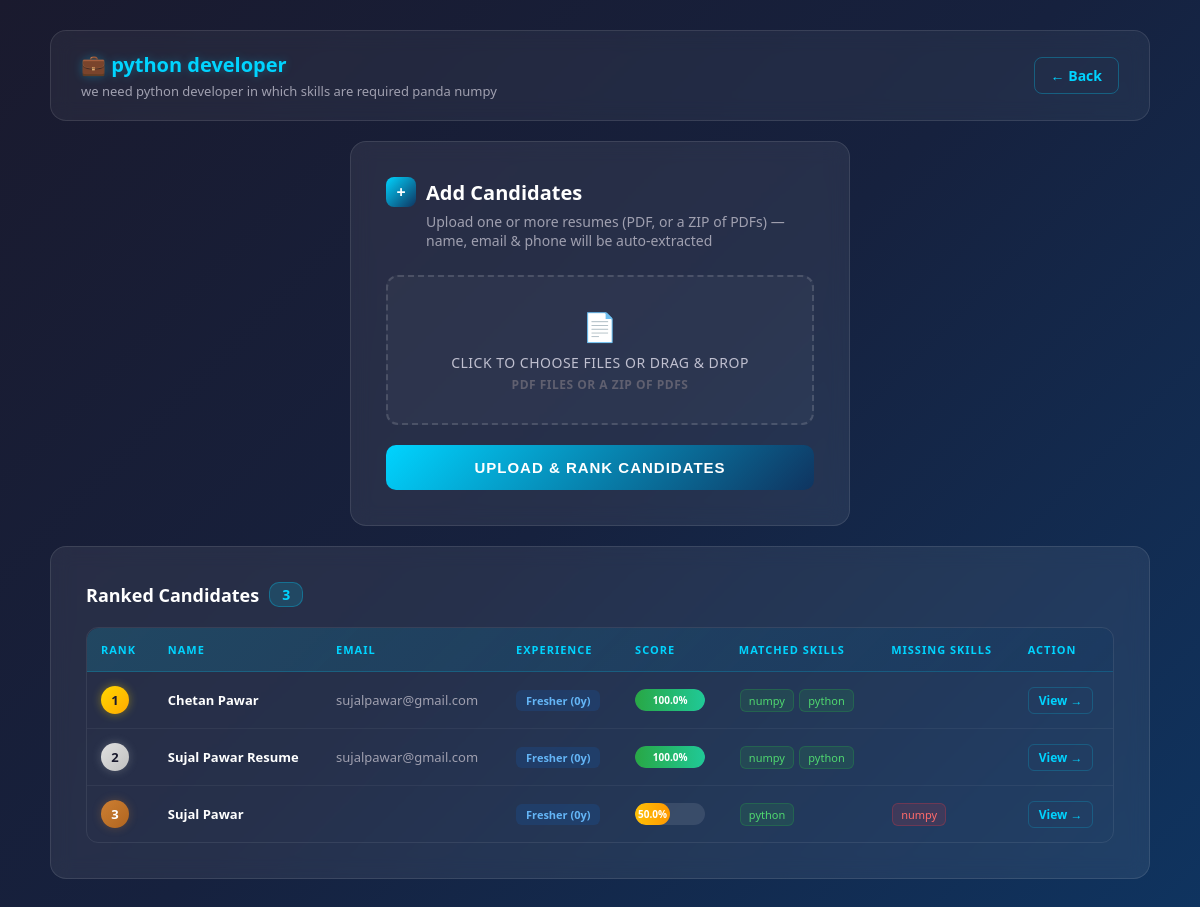
/job/51/candidates/ (signed in), run on the app's committed database.
### accounts/models.py (models this page shows, shortened)
class Job(models.Model):
    title = models.CharField(max_length=200)
    description = models.TextField()
    created_at = models.DateTimeField(auto_now_add=True)

class Candidate(models.Model):
    EXPERIENCE_LEVELS = [
        ('Fresher', 'Fresher'),
        ('Junior', 'Junior'),
        ('Senior', 'Senior'),
    ]
    name = models.CharField(max_length=200)
    email = models.EmailField()
    phone = models.CharField(max_length=20, blank=True)
    experience_years = models.IntegerField(default=0)
    experience_level = models.CharField(
        max_length=20, choices=EXPERIENCE_LEVELS, default='Fresher'
    )
    resume_path = models.FileField(upload_to='resumes/')
    applied_job = models.ForeignKey(Job, on_delete=models.CASCADE)
    created_at = models.DateTimeField(auto_now_add=True)

class Score(models.Model):
    candidate = models.ForeignKey(Candidate, on_delete=models.CASCADE)
    job = models.ForeignKey(Job, on_delete=models.CASCADE)
    matching_score = models.FloatField(default=0.0)
    matched_skills = models.TextField(blank=True)
    missing_skills = models.TextField(blank=True)
    explanation = models.TextField(blank=True)
    created_at = models.DateTimeField(auto_now_add=True)

### accounts/views.py (the view, shortened to what this page needs)
# urls.py: path('job/<int:job_id>/candidates/', views.candidate_upload_view, name='candidate_upload'),
def candidate_upload_view(request, job_id):
    if 'user_id' not in request.session:
        return redirect('/?mode=login')
    job = get_object_or_404(Job, id=job_id)
    candidates = Candidate.objects.filter(applied_job=job).prefetch_related('score_set').order_by('-score__matching_score')
    candidate_scores = []
    for idx, c in enumerate(candidates, start=1):
        score = c.score_set.first()
        candidate_scores.append({
            'rank': idx,
            'candidate': c,
            'score': score,
            'matched_list': score.matched_skills.split(', ') if score and score.matched_skills else [],
            'missing_list': score.missing_skills.split(', ') if score and score.missing_skills else [],
        })
    return render(request, 'pages/candidate_upload.html', {'job': job, 'candidate_scores': candidate_scores})

### accounts/templates/pages/candidate_upload.html (shortened to what this page needs)
<!DOCTYPE html>
<html lang="en">
<head>
</head>
<body>
    <div class="container">
        <div class="header">
            <div>
                <h1>&#128188; {{ job.title }}</h1>
                <p>{{ job.description }}</p>
            </div>
            <a href="{% url 'home' %}" class="back-link">&#8592; Back</a>
        </div>
        <div class="card upload-card">
            <div class="card-title">
                <span class="icon">&#43;</span>
                Add Candidates
            </div>
            <div class="card-subtitle">Upload one or more resumes (PDF, or a ZIP of PDFs) &mdash; name, email &amp; phone will be auto-extracted</div>
            <form method="POST" enctype="multipart/form-data">
                <label class="file-zone" for="fileInput">
                    <div class="upload-icon">&#128196;</div>
                    <div class="upload-text">Click to choose files or drag &amp; drop</div>
                    <div class="upload-hint">PDF files or a ZIP of PDFs</div>
                </label>
                <button type="submit" class="btn">Upload &amp; Rank Candidates</button>
            </form>
        </div>
        <div class="card">
            <div class="table-title">
                Ranked Candidates
                <span class="count">{{ candidate_scores|length }}</span>
            </div>
            {% if candidate_scores %}
            <div class="table-wrapper">
            <table>
                <thead>
                    <tr>
                        <th>Rank</th>
                        <th>Name</th>
                        <th>Email</th>
                        <th>Experience</th>
                        <th>Score</th>
                        <th>Matched Skills</th>
                        <th>Missing Skills</th>
                        <th>Action</th>
                    </tr>
                </thead>
                <tbody>
                    {% for item in candidate_scores %}
                    <tr>
                        <td>
                            <span class="rank-badge {% if item.rank == 1 %}rank-1{% elif item.rank == 2 %}rank-2{% elif item.rank == 3 %}rank-3{% else %}rank-other{% endif %}">
                                {{ item.rank }}
                            </span>
                        </td>
                        <td><strong style="color:#fff;">{{ item.candidate.name }}</strong></td>
                        <td style="color:#a0a0b0;">{{ item.candidate.email }}</td>
                        <td>
                            <span class="level-badge level-{{ item.candidate.experience_level }}">
                                {{ item.candidate.experience_level }} ({{ item.candidate.experience_years }}y)
                            </span>
                        </td>
                        <td>
                            {% if item.score %}
                                <div class="score-bar">
                                    <div class="score-fill {% if item.score.matching_score >= 75 %}score-high{% elif item.score.matching_score >= 50 %}score-mid{% else %}score-low{% endif %}" style="width: {{ item.score.matching_score }}%;">
                                        {{ item.score.matching_score }}%
                                    </div>
                                </div>
                            {% else %}
                                <span style="color:#606070;">N/A</span>
                            {% endif %}
                        </td>
                        <td class="skills-cell">
                            {% for skill in item.matched_list %}
                                <span class="skill-tag">{{ skill }}</span>
                            {% endfor %}
                        </td>
                        <td class="skills-cell">
                            {% for skill in item.missing_list %}
                                <span class="missing-tag">{{ skill }}</span>
                            {% endfor %}
                        </td>
                        <td>
                            <a href="{% url 'candidate_detail' item.candidate.id %}" class="detail-link">View &#8594;</a>
                        </td>
                    </tr>
                    {% endfor %}
                </tbody>
            </table>
            </div>
            {% else %}
                <div class="no-candidates">
                    <div class="emoji">&#128269;</div>
                    <p>No candidates yet. Upload a resume to get started!</p>
                </div>
            {% endif %}
        </div>
    </div>
</body>
</html>

### data on the page
Job: title "python developer", description "we need python developer in which skills are required panda numpy"
Candidate: rank "1", candidate.name "Chetan Pawar", candidate.email "sujalpawar@gmail.com", candidate.experience_level "Fresher", candidate.experience_years "0", score.matching_score "100.0"
Score: missing_skills "numpy", matched_skills "python", matched_list "python", missing_list "numpy"
Candidate: rank "2", candidate.name "Sujal Pawar Resume", candidate.email "sujalpawar@gmail.com", candidate.experience_level "Fresher", candidate.experience_years "0", score.matching_score "100.0"
Candidate: rank "3", candidate.name "Sujal Pawar", candidate.experience_level "Fresher", candidate.experience_years "0", score.matching_score "50.0"

### other printed values
{{ candidate_scores|length }} "3"
